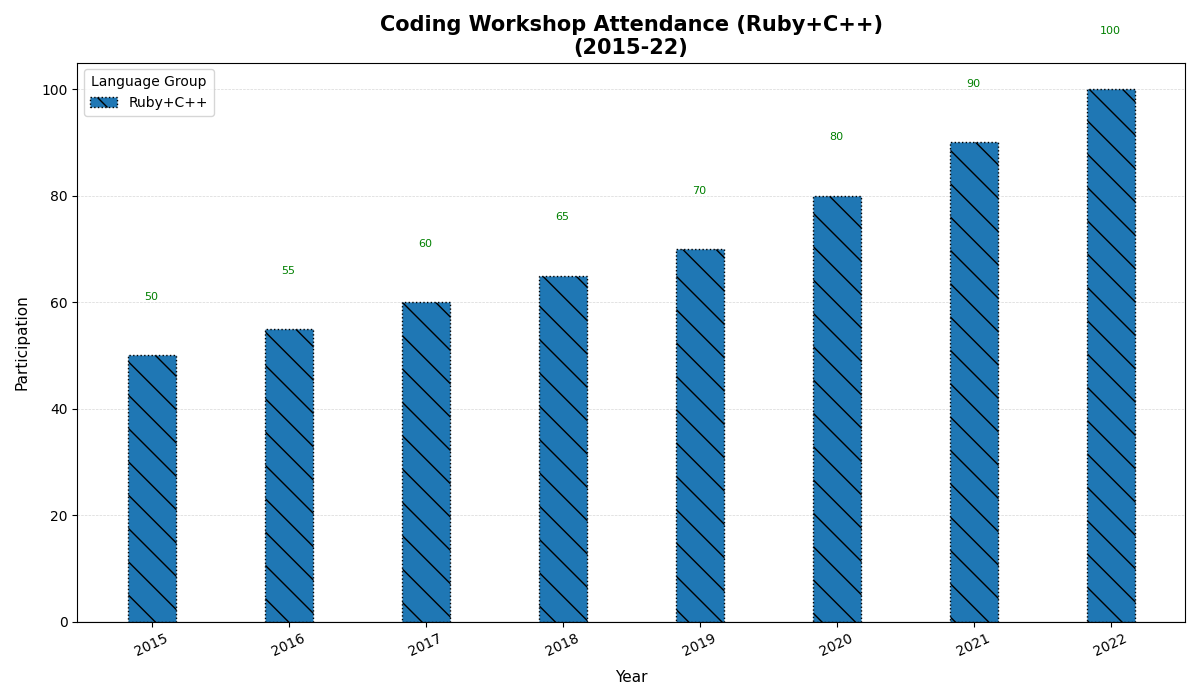

This chart was generated by the following Python code:
import matplotlib.pyplot as plt
import numpy as np

years = np.array(['2015', '2016', '2017', '2018', '2019', '2020', '2021', '2022'])

participants = np.array([
    [200, 150, 50, 30],   
    [220, 160, 55, 35],   
    [250, 170, 60, 40],   
    [280, 180, 65, 45],   
    [320, 200, 70, 50],   
    [400, 220, 80, 60],   
    [450, 240, 90, 70],   
    [500, 260, 100, 80],  
])
# Removing Py+JS data
participants_pro = participants[:, 2]
# Participants for the removed group should not contribute to values anymore
#participants_anti = -participants[:, [0, 1]].sum(axis=1)

fig, ax = plt.subplots(figsize=(12, 7))
half_bar_width = 0.35  

x = np.arange(len(years))

ax.bar(x, participants_pro, width=half_bar_width, label='Ruby+C++', edgecolor='black', linestyle=':', hatch='\\')

for i, pro in enumerate(participants_pro):
    ax.text(i, pro + 10, f"{pro}", ha='center', va='bottom', fontsize=8, color='green')

ax.axhline(0, color='black', linewidth=0.8)

ax.set_xlabel('Year', fontsize=11, labelpad=8)
ax.set_ylabel('Participation', fontsize=11, labelpad=8)
ax.set_title('Coding Workshop Attendance (Ruby+C++)\n(2015-22)', fontsize=15, fontweight='bold')
ax.set_xticks(x)
ax.set_xticklabels(years, rotation=25)
ax.legend(title='Language Group', loc='upper left')

ax.yaxis.grid(True, linestyle='--', linewidth=0.5, alpha=0.5)
ax.set_axisbelow(True)

plt.tight_layout()
plt.show()
